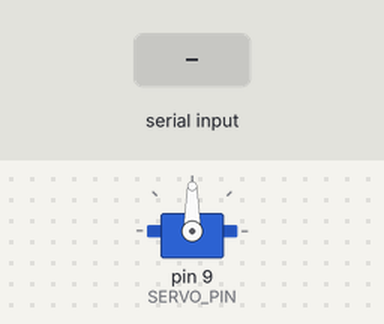
The sketch below on a simulated Arduino Uno, built with avr-gcc and run on an emulated ATmega328P. Parts: servo. The test bench sets the inputs (shaded band). What the sketch prints to the serial monitor is not drawn.

Above: at 1.2 s.
1.3 s: "1\n" received over Serial
At 2.8 s:
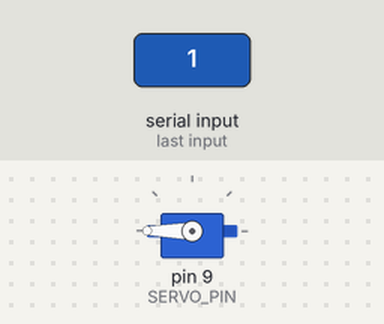
3.3 s: byte 76 ('L') received over Serial
At 4.7 s:
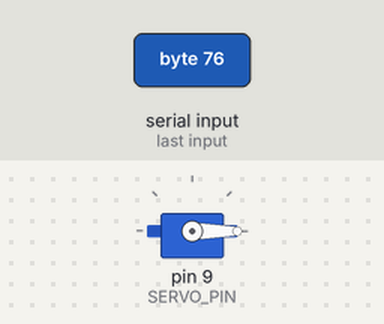
5.8 s: "H,45\n" received over Serial
At 6.25 s:
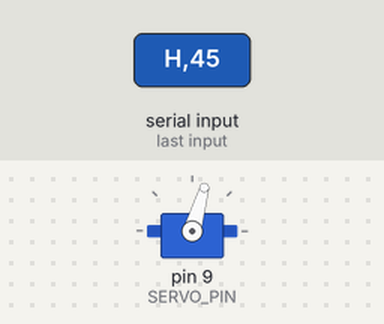
8.2 s: byte 72 ('H') received over Serial
At 9.4 s:
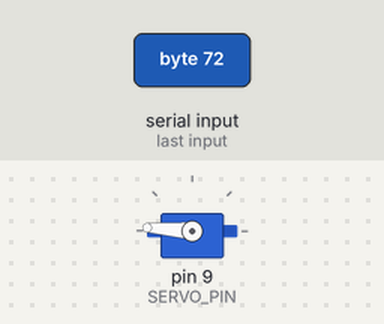
9.7 s: "h,45\n" received over Serial
At 10.7 s:
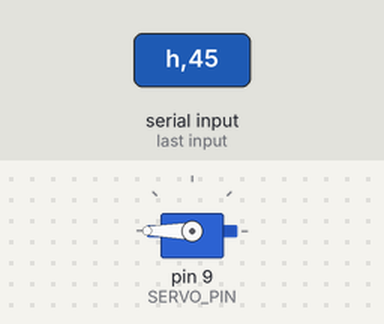
11.2 s: "0\n" received over Serial
At 11.35 s:
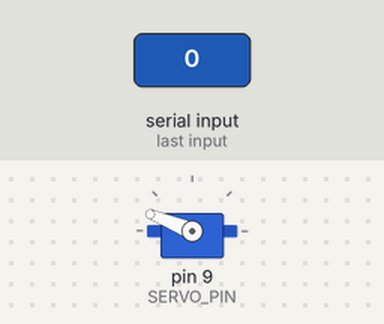
Timing chart, 0 to 14.2 s (numbered marks = the images above; inputs shaded):
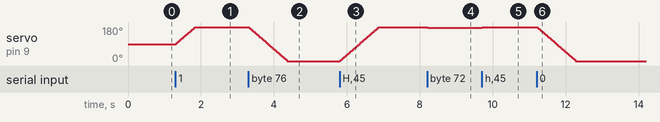

Measured:
- after the input at 1.3 s, servo on pin 9 (SERVO_PIN): moves from 90° to 180° over 0.53 s, starting at once
- after the input at 3.3 s, servo on pin 9 (SERVO_PIN): moves from 180° to 0° over 1.1 s, starting at once
- after the input at 5.8 s, servo on pin 9 (SERVO_PIN): moves from 0° to 180° over 1.1 s, starting at once
- after the input at 8.2 s, servo on pin 9 (SERVO_PIN): 180° → 176° at once
- after the input at 9.7 s, servo on pin 9 (SERVO_PIN): 176° → 180° at once
- after the input at 11.2 s, servo on pin 9 (SERVO_PIN): moves from 180° to 0° over 1.1 s, starting at once

The sketch:

thumbgesture_arduino.ino
```cpp
#include <Servo.h>

Servo s;

const int SERVO_PIN = 9;

// Ends (adjust if your horn hits limits early)
const int ANGLE_MIN = 0;
const int ANGLE_MAX = 180;

// Motion tuning
const uint8_t STEP_DEG      = 2;    // degrees per update (bigger = faster)
const uint16_t STEP_PERIOD  = 12;   // ms between updates (smaller = faster)

// State
volatile int targetAngle = 90;
int currentAngle         = 90;
unsigned long lastStepMs = 0;

// ---------- Helpers ----------
void setTarget(int a) {
  if (a < ANGLE_MIN) a = ANGLE_MIN;
  if (a > ANGLE_MAX) a = ANGLE_MAX;

  // If the new command equals current *and* you still want visible motion,
  // do a tiny jog away then come back (comment out if not desired).
  if (a == currentAngle) {
    int jog = (a == ANGLE_MAX) ? (a - 4) : (a + 4);
    if (jog < ANGLE_MIN) jog = ANGLE_MIN;
    if (jog > ANGLE_MAX) jog = ANGLE_MAX;
    targetAngle = jog;
  } else {
    targetAngle = a;
  }
}

// Parse one full command line (trimmed). Returns true if handled.
bool handleCommand(const String& cmd) {
  if (cmd.length() == 0) return false;

  // Accept H/h/1 for 180, L/l/0 for 0 (works with or without newline)
  char c = cmd[0];
  if (c == 'H' || c == 'h' || c == '1') {
    setTarget(ANGLE_MAX);
    Serial.println(F("CMD: 180°"));
    return true;
  }
  if (c == 'L' || c == 'l' || c == '0') {
    setTarget(ANGLE_MIN);
    Serial.println(F("CMD: 0°"));
    return true;
  }

  // Also accept numeric "0" or "180" (or any within 0..180)
  bool allDigits = true;
  for (char ch : cmd) {
    if (ch != '-' && (ch < '0' || ch > '9')) { allDigits = false; break; }
  }
  if (allDigits) {
    int val = cmd.toInt();
    if (val >= ANGLE_MIN && val <= ANGLE_MAX) {
      setTarget(val);
      Serial.print(F("CMD: ")); Serial.print(val); Serial.println(F("°"));
      return true;
    }
  }

  Serial.println(F("Use H/1 for 180°, L/0 for 0°, or a number 0..180"));
  return false;
}

void setup() {
  s.attach(SERVO_PIN);
  s.write(currentAngle);
  Serial.begin(115200);
  Serial.println(F("Ready. Send H/1→180°, L/0→0°, or 0..180."));
}

void loop() {
  // --------- NON-BLOCKING SERIAL INPUT ---------
  static String buf;
  while (Serial.available()) {
    char c = Serial.read();
    if (c == '\r') continue;        // ignore CR
    if (c == '\n') {                 // got a line
      buf.trim();
      handleCommand(buf);
      buf = "";
    } else {
      buf += c;
      // Also handle single-char commands immediately (no newline needed)
      if (c == 'H' || c == 'h' || c == '1' || c == 'L' || c == 'l' || c == '0') {
        handleCommand(String(c));
        buf = ""; // clear partial line so CR/LF won't re-trigger
      }
    }
  }

  // --------- NON-BLOCKING MOTION UPDATE ---------
  unsigned long now = millis();
  if (now - lastStepMs >= STEP_PERIOD) {
    lastStepMs = now;

    if (currentAngle != targetAngle) {
      int dir = (targetAngle > currentAngle) ? 1 : -1;
      currentAngle += dir * STEP_DEG;

      // clamp overshoot
      if ((dir > 0 && currentAngle > targetAngle) ||
          (dir < 0 && currentAngle < targetAngle)) {
        currentAngle = targetAngle;
      }

      s.write(currentAngle);
    }
  }
}
```
